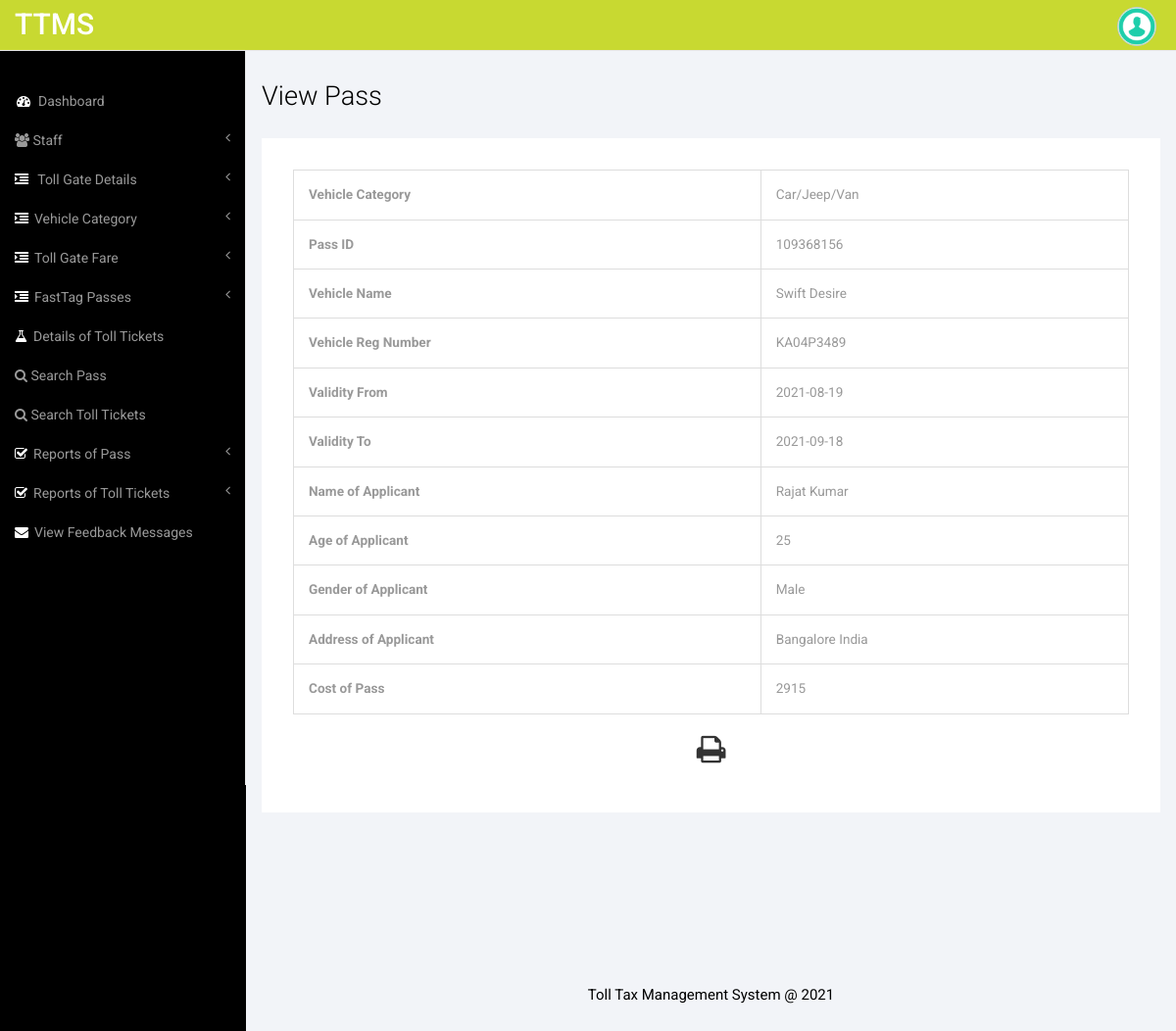
The app's page /TTMS-2021/admin/view-pass.php?viewid=1 (signed in) with its own data.
### tables this page shows
CREATE TABLE `tblpass` (
  `ID` int(10) NOT NULL,
  `Passid` varchar(120) NOT NULL,
  `VehicleCat` varchar(120) DEFAULT NULL,
  `VehicleName` varchar(120) DEFAULT NULL,
  `RegNumber` char(50) DEFAULT NULL,
  `Validityfrom` varchar(120) DEFAULT NULL,
  `ValidityTo` varchar(120) DEFAULT NULL,
  `AppName` varchar(120) DEFAULT NULL,
  `AppGender` varchar(50) DEFAULT NULL,
  `AppAge` int(20) NOT NULL,
  `AppAdd` mediumtext DEFAULT NULL,
  `PassCost` varchar(50) DEFAULT NULL,
  `CreationDate` timestamp NOT NULL DEFAULT current_timestamp()
);

### TTMS-2021/admin/view-pass.php (the view, shortened to what this page needs)
<?php
include('includes/dbconnection.php');
  ?>
<!DOCTYPE HTML>
<html>
<head>
<link href="css/bootstrap.min.css" rel='stylesheet' type='text/css' />
<link href="css/style.css" rel='stylesheet' type='text/css' />
<link href="css/font-awesome.css" rel="stylesheet">
</head>
<body>
<div id="wrapper">
        <?php include_once('includes/sidebar.php');?>
        <?php include_once('includes/header.php');?>
        <div id="page-wrapper">
        <div class="col-md-12 graphs">
	   <div class="xs">
  	    <h3>View Pass</h3>
  	    <div class="well1 white" id="exampl">
  <?php
$vid=$_GET['viewid'];
$ret=mysqli_query($con,"select * from tblpass where ID='$vid'");
while ($row=mysqli_fetch_array($ret)) {
?>
          <fieldset>
             <table border="1" class="table table-bordered mg-b-0" width="100%">
              <tr>
    <th>Vehicle Category</th>
    <td><?php echo $row['VehicleCat'];?></td>
  </tr>
        <tr>
    <th>Pass ID</th>
    <td><?php echo $row['Passid'];?></td>
  </tr>
  <tr>
    <th>Vehicle Name</th>
    <td><?php echo $row['VehicleName'];?></td>
  </tr>
    <tr>
    <th>Vehicle Reg Number</th>
    <td><?php echo $row['RegNumber'];?></td>
  </tr>
  <tr>
    <th>Validity From</th>
    <td><?php echo $row['Validityfrom'];?></td>
  </tr>
  <tr>
    <th>Validity To</th>
    <td><?php echo $row['ValidityTo'];?></td>
  </tr>
  <tr>
    <th>Name of Applicant</th>
    <td><?php echo $row['AppName'];?></td>
  </tr>
  <tr>
    <th>Age of Applicant</th>
    <td><?php echo $row['AppAge'];?></td>
  </tr>
  <tr>
    <th>Gender of Applicant</th>
    <td><?php echo $row['AppGender'];?></td>
  </tr>
  <tr>
    <th>Address of Applicant</th>
    <td><?php echo $row['AppAdd'];?></td>
  </tr>
  <tr>
    <th>Cost of Pass</th>
    <td><?php echo $row['PassCost'];?></td>
  </tr>
         <?php } ?>
       </table>
            <div class="form-group">
           <p style="margin-top:1%"  align="center">
  <i class="fa fa-print fa-2x" style="cursor: pointer;"  OnClick="CallPrint(this.value)" ></i>
</p>
     </div>
          </fieldset>
      </div>
    </div>
    <?php include_once('includes/footer.php');?>
   </div>
      </div>
   </div>
<link href="css/custom.css" rel="stylesheet">
</body>
</html>

### TTMS-2021/admin/css/style.css (style rules this page uses)
h4, h5, h6, h1, h2, h3 { margin-top: 0; }
p { margin: 0; }
html, body { font-family: 'Roboto', sans-serif; font-size: 100%; background:#000; overflow-x: hidden; }
.graphs { padding: 2em 1em; background: #f2f4f8; font-family: 'Roboto', sans-serif; }
.xs h3, .widget_head { color:#000; font-size:1.7em; font-weight:300; margin-bottom: 1em; }
.table > thead > tr > th, .table > tbody > tr > th, .table > tfoot > tr > th, .table > thead > tr > td, .table > tbody > tr > td, .table > tfoot > tr > td { border-top: none !important; }
.well1 { background:#fff; padding:2em; }
.table > thead > tr > th, .table > tbody > tr > th, .table > tfoot > tr > th, .table > thead > tr > td, .table > tbody > tr > td, .table > tfoot > tr > td { font-size: 0.85em; color: #999; }
.table td, .table>tbody>tr>td, .table>tbody>tr>th, .table>tfoot>tr>td, .table>tfoot>tr>th, .table>thead>tr>td, .table>thead>tr>th { padding:15px !important; }

### TTMS-2021/admin/css/custom.css (style rules this page uses)
#wrapper { width: 100%; }
#page-wrapper { min-height: 568px; background-color: #fff; }
@media (min-width:768px) { #page-wrapper { position: inherit; margin: 0 0 0 250px; border-left: 1px solid #e7e7e7; } }

### records on screen
tblpass: VehicleCat "Car/Jeep/Van", Passid "109368156", VehicleName "Swift Desire", RegNumber "KA04P3489", Validityfrom "2021-08-19", ValidityTo "2021-09-18", AppName "Rajat Kumar", AppAge "25", AppGender "Male", AppAdd "Bangalore India", PassCost "2915"
